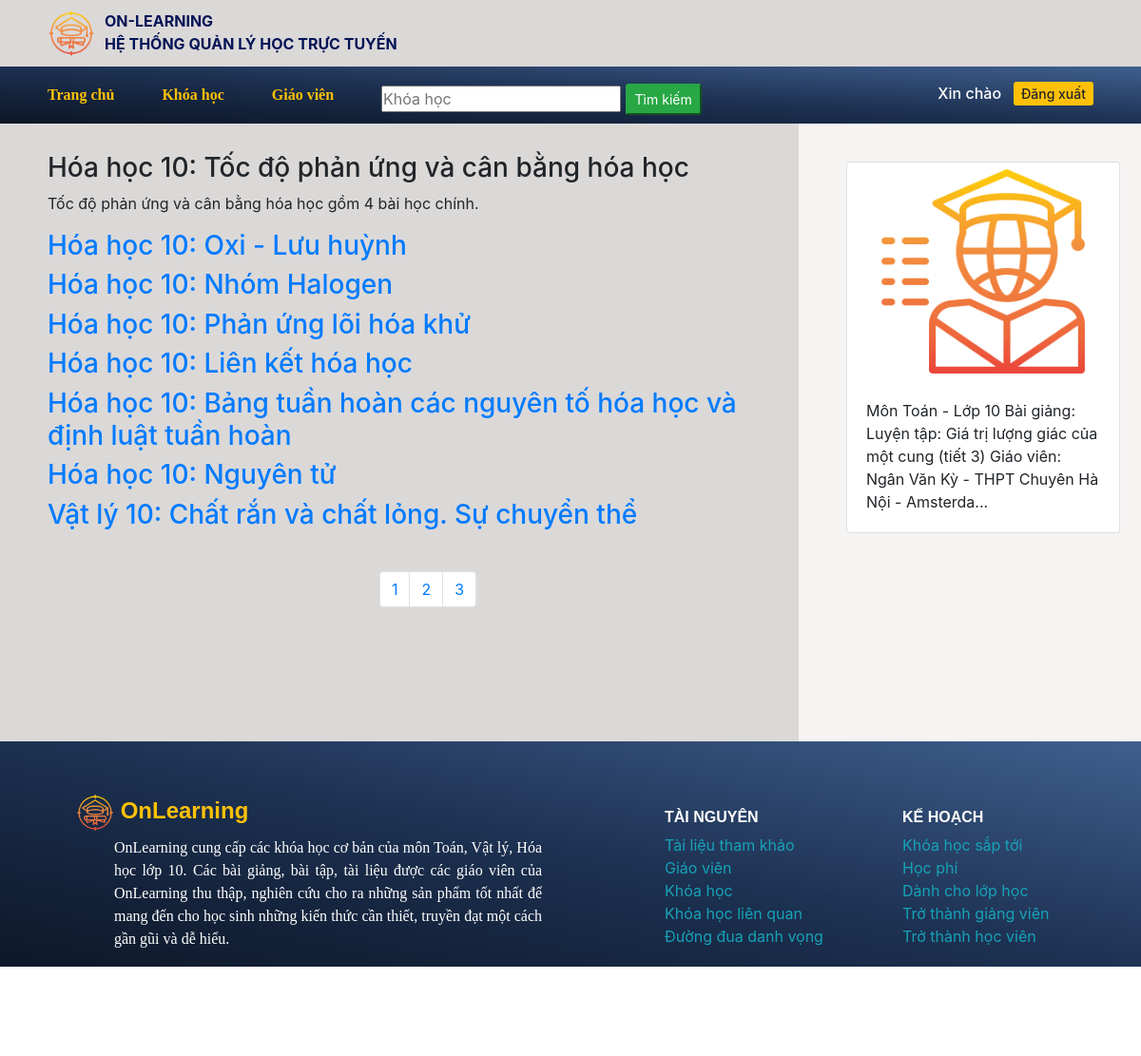
/OnLearning/onlearning/index.php/course/index (signed in), run on the app's committed database.
### tables this page shows
CREATE TABLE `courses` (
  `id` int(11) NOT NULL,
  `course_name` varchar(300) NOT NULL,
  `course_describe` varchar(300) NOT NULL,
  `qty_lesson` int(11) NOT NULL,
  `less_name` varchar(500) DEFAULT NULL
);

### OnLearning/onlearning/application/controllers/Course.php (called while the page is built, shortened)
<?php
class Course extends CI_Controller {
	public function index($p = 1)
	{
        $courses_array = $this->Coursemodel->getAll(8, 8*($p-1));
        $data = array(
            "content" => "course/home",
            "courses_array" => $courses_array,
            "total" => $this->Coursemodel->countAll()
        );
        $this->load->view("layout", $data);
    }
}

### OnLearning/onlearning/index.php (called while the page is built, shortened)
<?php
require_once BASEPATH.'core/CodeIgniter.php';

### OnLearning/onlearning/application/models/Coursemodel.php (called while the page is built, shortened)
<?php
require_once __DIR__."/Basemodel.php";
class Coursemodel extends Basemodel{
    public function __construct()
    {
        $this->table = "courses";
    }
}

### OnLearning/onlearning/application/models/Basemodel.php (called while the page is built, shortened)
<?php
class Basemodel extends CI_Model
{
    public function getAll($limit = 10, $offset = 0)
    {
        $qr = $this->db->get($this->table);
        if ($qr->num_rows()) {
            return $qr->result_array();
        }
        return array();
    }
    public function countAll(){
        $this->db->select("count(id) as total");
        return $this->db->get($this->table)->first_row('array')['total'];
    }
}
?>

### OnLearning/onlearning/application/views/course/home.php (the view)
<?php $course = array_shift($courses_array); ?>
<h3 style="padding-top: 30px;"><?php echo $course['course_name'] ?></h3>
<p><?php echo $course['course_describe'] ?></p>
<?php foreach($courses_array as $course): ?>
    <h3>
        <a href="<?php echo base_url("index.php/course/detail/".$course["id"]) ?>">
        <?php echo $course['course_name']; ?>
        </a>
    </h3>
<?php endforeach ?>
<div class="page">
    <ul class="pagination justify-content-center">
        <?php for($p = 1; $p <= ceil($total/8); $p++): ?>
        <li class="page-item">
            <a class="page-link" href="<?php echo base_url("index.php/course/index/".$p)?>"><?php echo $p ?></a>
        </li>
        <?php endfor?>
    </ul>
</div>

### OnLearning/onlearning/assets/css/home.css (style rules this page uses)
* { padding: 0px; margin: 0px; }
a { text-decoration: none; }
.page { width: 100px; height: 50px; position: absolute; margin-top: 35px; margin-left: 350px; }

### data on the page
courses: course_name "Hóa học 10: Tốc độ phản ứng và cân bằng hóa học", course_describe "Tốc độ phản ứng và cân bằng hóa học gồm 4 bài học chính."
courses: course_name "Hóa học 10: Oxi - Lưu huỳnh"
courses: course_name "Hóa học 10: Nhóm Halogen"
courses: course_name "Hóa học 10: Phản ứng lõi hóa khử"
courses: course_name "Hóa học 10: Liên kết hóa học"
courses: course_name "Hóa học 10: Bảng tuần hoàn các nguyên tố hóa học và định luật tuần hoàn"
courses: course_name "Hóa học 10: Nguyên tử"
courses: course_name "Vật lý 10: Chất rắn và chất lỏng. Sự chuyển thể"
